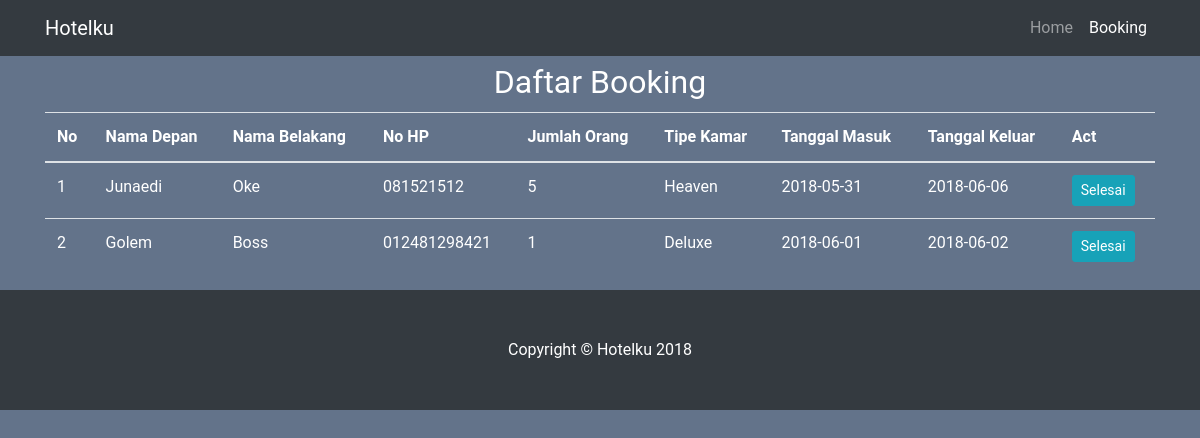
Screenshot of /index.php/welcome/daftarbooking with the database file from the repository.
### tables this page shows
CREATE TABLE `booking` (
  `id` int(5) NOT NULL,
  `namadepan` varchar(255) NOT NULL,
  `namabelakang` varchar(255) NOT NULL,
  `jumlahorang` int(2) NOT NULL,
  `tipekamar` varchar(255) NOT NULL,
  `tanggalmasuk` date NOT NULL,
  `tanggalkeluar` date NOT NULL,
  `nohp` varchar(12) NOT NULL,
  `status` int(1) NOT NULL
);

### application/controllers/Welcome.php (called while the page is built, shortened)
<?php
class Welcome extends CI_Controller {
	public function __construct()
	{
		$this->load->helper('url');
    	$this->load->model('welcome_model');
    	$this->load->helper('form');
	}
	public function daftarbooking()
	{
		$data['data'] = $this->welcome_model->get_booking();
		$this->load->view('daftarbooking',$data);
	}
}

### index.php (called while the page is built, shortened)
<?php
require_once BASEPATH.'core/CodeIgniter.php';

### application/models/welcome_model.php (called while the page is built, shortened)
<?php if( ! defined('BASEPATH')) exit('Akses langsung tidak diperkenankan');
class welcome_model extends CI_Model
{
	public function get_booking()
	{
		$this->db->select('*');
		$this->db->where('status',0);
		$this->db->from('booking');
		return $this->db->get()->result_array();
	}
}

### application/views/daftarbooking.php (the view, shortened to what this page needs)
<!DOCTYPE html>
<html lang="en">
  <head>
    <link href="<?=base_url()?>assets/vendor/bootstrap/css/bootstrap.min.css" rel="stylesheet">
    <link href="<?=base_url()?>assets/css/portfolio-item.css" rel="stylesheet">
  </head>
  <body>
    <nav class="navbar navbar-expand-lg navbar-dark bg-dark fixed-top">
      <div class="container">
        <a class="navbar-brand" href="#">Hotelku</a>
        <div class="collapse navbar-collapse" id="navbarResponsive">
          <ul class="navbar-nav ml-auto">
            <li class="nav-item">
              <a class="nav-link" href="<?=base_url('Welcome/index')?>">Home
              </a>
            </li>
            <li class="nav-item active">
              <a class="nav-link" href="<?=base_url('Welcome/daftarbooking')?>">Booking</a>
            </li>
          </ul>
        </div>
      </div>
    </nav>
    <div class="container">
      <h1 class="text-center"><small>Daftar Booking</small></h1>
      <table class="table table-hover" id="dev-table">
                  <thead>
                    <tr>
                      <th>No</th>
                      <th>Nama Depan</th>
                      <th>Nama Belakang</th>
                      <th>No HP</th>
                      <th>Jumlah Orang</th>
                      <th>Tipe Kamar</th>
                      <th>Tanggal Masuk</th>
                      <th>Tanggal Keluar</th>
                      <th>Act</th>
                    </tr>
                  </thead>
                  <tbody>
                    <?php
                    $no = 1;
                    foreach($data as $item):
                    ?>
                    <tr>
                      <td><?=$no?></td>
                      <td><?=$item['namadepan']?></td>
                      <td><?=$item['namabelakang']?></td>
                      <td><?=$item['nohp']?></td>
                      <td><?=$item['jumlahorang']?></td>
                      <td><?=$item['tipekamar']?></td>
                      <td><?=$item['tanggalmasuk']?></td>
                      <td><?=$item['tanggalkeluar']?></td>
                      <td><a href="<?=base_url()?>Welcome/booking_selesai/<?=$item['id']?>" class="btn btn-info btn-sm">Selesai</a></td>
                    </tr>
                    <?php $no++;
                    endforeach;?>
                  </tbody>
                </table>
          </div>
    <footer class="py-5 bg-dark">
      <div class="container">
        <p class="m-0 text-center text-white">Copyright &copy; Hotelku 2018</p>
      </div>
    </footer>
  </body>
</html>

### assets/css/portfolio-item.css (style rules this page uses)
@media (min-width: 992px) { body { padding-top: 56px; } }
a:link { text-decoration: none; }
body { color: #fff; background: #63738a; font-family: 'Roboto', sans-serif; }
.form-control, .btn { border-radius: 3px; }

### rows the page displays
booking: namadepan "Junaedi", namabelakang "Oke", nohp "081521512", jumlahorang "5", tipekamar "Heaven", tanggalmasuk "2018-05-31", tanggalkeluar "2018-06-06"
booking: namadepan "Golem", namabelakang "Boss", nohp "012481298421", jumlahorang "1", tipekamar "Deluxe", tanggalmasuk "2018-06-01", tanggalkeluar "2018-06-02"
